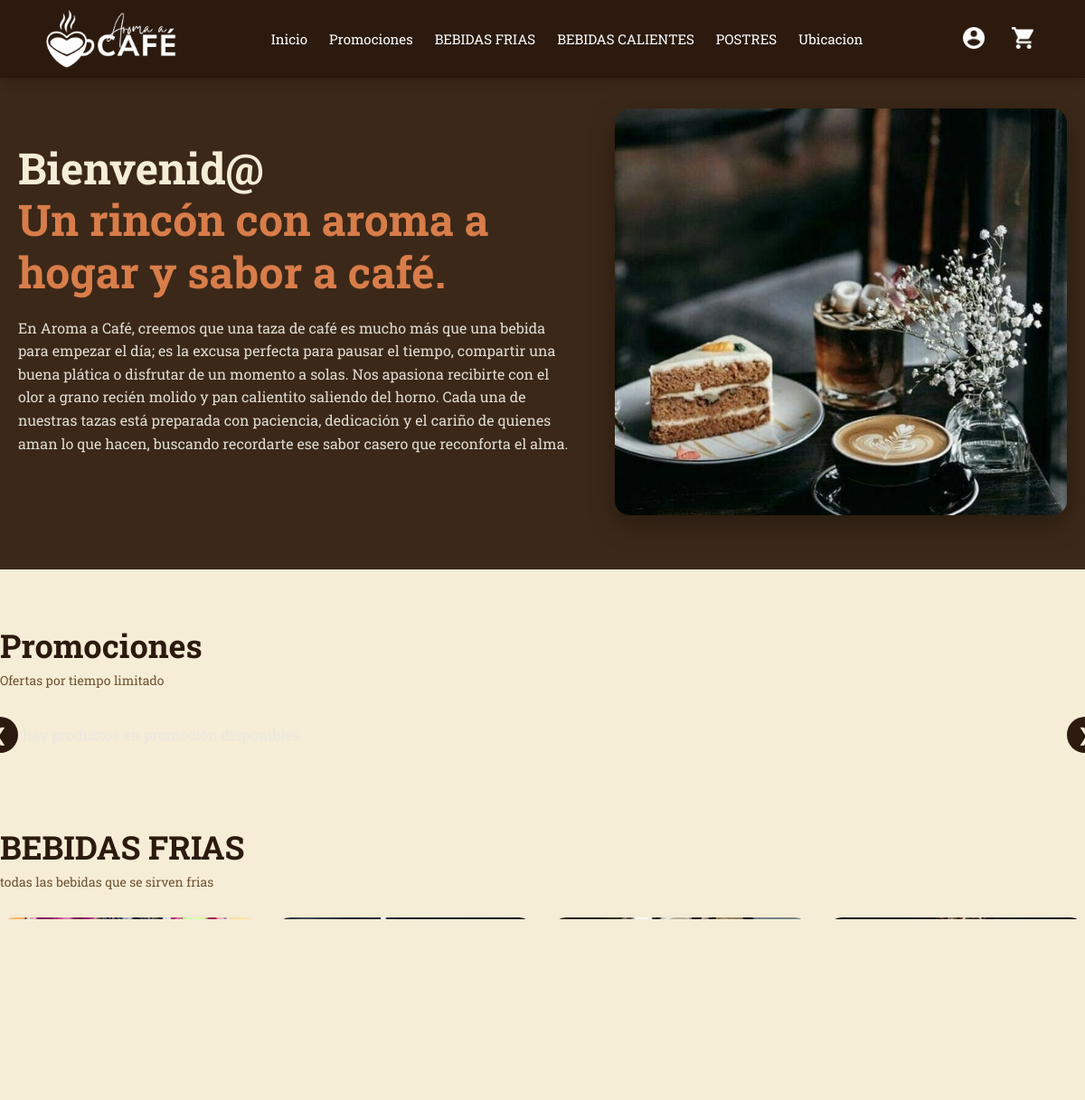
The app's page / (upper part), older data.
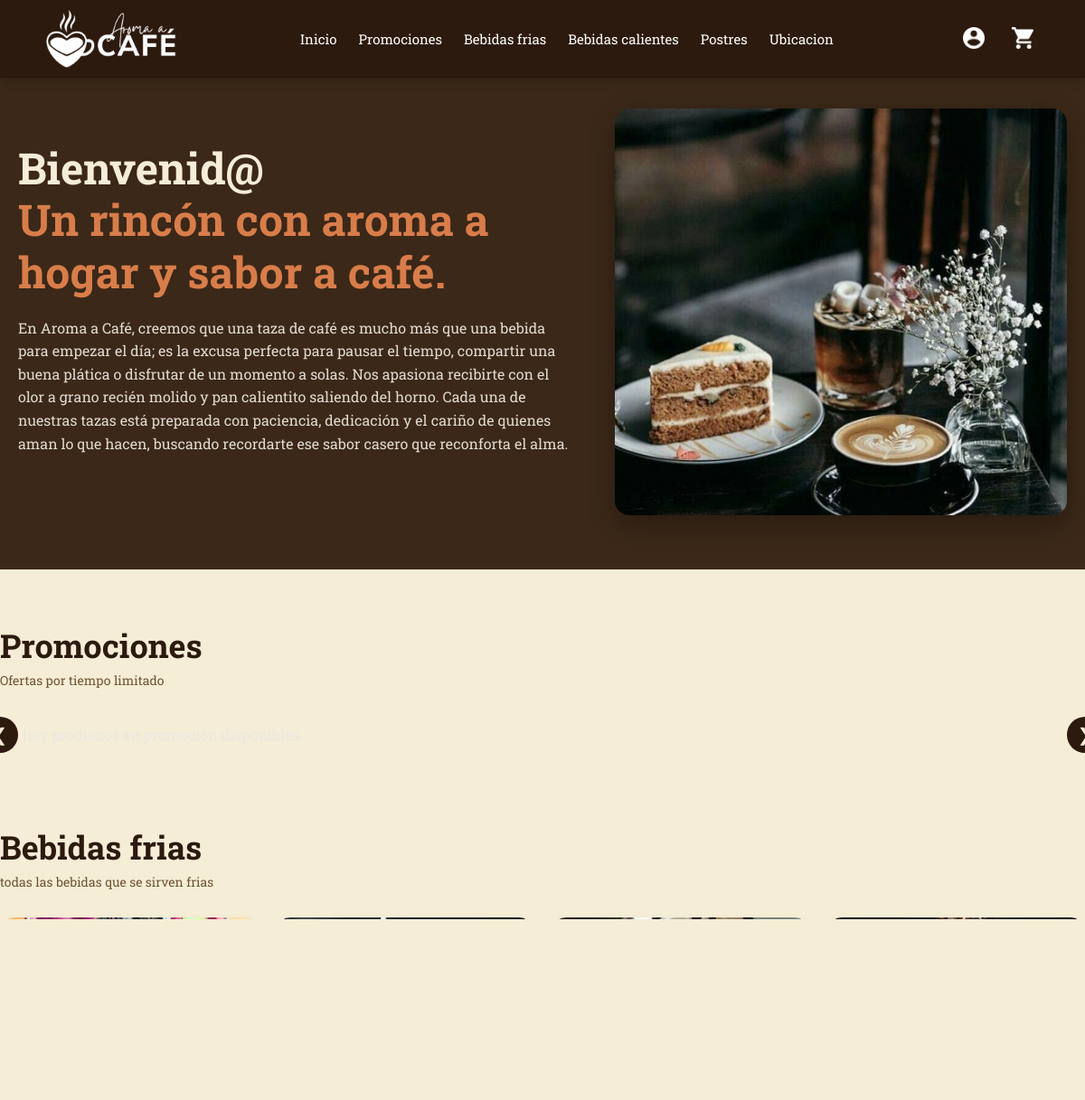
The same page, newer data.
### tables this page shows
CREATE TABLE `categorias` (
  `id_categoria` int(11) NOT NULL,
  `nombre` varchar(30) NOT NULL,
  `descripcion` varchar(100) DEFAULT NULL
);

CREATE TABLE `productos` (
  `id_producto` int(11) NOT NULL,
  `nombre` varchar(30) NOT NULL,
  `descripcion` text DEFAULT NULL,
  `id_categoria` int(11) DEFAULT NULL,
  `precio` decimal(10,2) NOT NULL,
  `imagen_url` varchar(255) DEFAULT NULL,
  `tiene_promocion` tinyint(1) DEFAULT 0,
  `etiqueta_promo` varchar(30) DEFAULT NULL,
  `precio_descuento` decimal(10,2) DEFAULT NULL
);

### index.php (the view, shortened to what this page needs)
<?php
require_once 'config/conexion.php';
$sqlCategorias = "
    SELECT
        id_categoria,
        nombre,
        descripcion
    FROM categorias
    ORDER BY id_categoria ASC
";
$categoriasResultado = $conexion->query($sqlCategorias);
$categorias = $categoriasResultado ? $categoriasResultado->fetchAll(PDO::FETCH_ASSOC) : [];
$sqlProductos = "
    SELECT
        p.id_producto,
        p.nombre,
        p.descripcion,
        p.id_categoria,
        p.precio,
        p.imagen_url,
        p.tiene_promocion,
        p.etiqueta_promo,
        p.precio_descuento
    FROM productos AS p
    ORDER BY p.id_categoria ASC, p.id_producto ASC
";
$productosResultado = $conexion->query($sqlProductos);
$productosPorCategoria = [];
$productosPromocion = [];
if ($productosResultado) {
    while ($producto = $productosResultado->fetch(PDO::FETCH_ASSOC)) {
        $idCategoria = (int) $producto['id_categoria'];
        $productosPorCategoria[$idCategoria][] = $producto;
    }
}
?>
<!DOCTYPE html>
<html lang="es">
<head>
    <link rel="stylesheet" href="css/header-menu.css">
    <link rel="stylesheet" href="css/footer.css">
    <link rel="stylesheet" href="css/menu.css">
</head>
<body>
    <?php include("includes/header-menu.php"); ?>
    <section id="inicio" class="hero">
        <div class="container hero-content">
            <div class="hero-txt">
                <h1>Bienvenid@<br><span>Un rincón con aroma a hogar y sabor a café.</span></h1>
                <p>En Aroma a Café, creemos que una taza de café es mucho más que una bebida para empezar el día; es la excusa perfecta para pausar el tiempo, compartir una buena plática o disfrutar de un momento a solas.
Nos apasiona recibirte con el olor a grano recién molido y pan calientito saliendo del horno. Cada una de nuestras tazas está preparada con paciencia, dedicación y el cariño de quienes aman lo que hacen, buscando recordarte ese sabor casero que reconforta el alma.
</p>
            </div>
            <div class="hero-img">
                <img id="PromoImagen" src="img/productos/Postres/producto_6a658017028190.67328164.jpeg" alt="Delicias de café y helado" alt="Promociones">
            </div>
        </div>
    </section>
    <section id="promociones" class="categoria-seccion container">
        <h2>Promociones</h2>
        <p class="subtitulo">Ofertas por tiempo limitado</p>
        <div class="carousel-wrapper">
            <button class="carousel-btn" id="btn-prev">❮</button>
            <div class="carrusel-container" id="promos-carousel">
                <?php if (!empty($productosPromocion)): ?>
                    <?php foreach ($productosPromocion as $producto): ?>
                        <?php $precioFinalPromocion = !empty($producto['precio_descuento']) ? (float) $producto['precio_descuento'] : (float) $producto['precio']; ?>
                        <div class="box">
                            <div class="tag-oferta"><?= htmlspecialchars(!empty($producto['etiqueta_promo']) ? $producto['etiqueta_promo'] : 'Promoción', ENT_QUOTES, 'UTF-8') ?></div>
                            <?php if (!empty($producto['imagen_url'])): ?>
                                <img src="img/productos/<?= htmlspecialchars($producto['imagen_url'], ENT_QUOTES, 'UTF-8') ?>" alt="<?= htmlspecialchars($producto['nombre'], ENT_QUOTES, 'UTF-8') ?>">
                            <?php endif; ?>
                            <div class="product-txt">
                                <h3><?= htmlspecialchars($producto['nombre'], ENT_QUOTES, 'UTF-8') ?></h3>
                                <p><?= htmlspecialchars($producto['descripcion'], ENT_QUOTES, 'UTF-8') ?></p>
                                <div class="producto-footer">
                                    <span class="precio-anterior">$<?= number_format((float) $producto['precio'], 2) ?></span>
                                    <span class="precio-promo">$<?= number_format($precioFinalPromocion, 2) ?></span>
                                    <button
                                        class="btn-agCarrito"
                                        data-id="<?= (int) $producto['id_producto'] ?>"
                                        data-nombre="<?= htmlspecialchars($producto['nombre'], ENT_QUOTES, 'UTF-8') ?>"
                                        data-precio="<?= $precioFinalPromocion ?>"
                                        data-imagen="<?= htmlspecialchars($producto['imagen_url'], ENT_QUOTES, 'UTF-8') ?>"
                                    >Agregar</button>
                                </div>
                            </div>
                        </div>
                    <?php endforeach; ?>
                <?php else: ?>
                    <p>No hay productos en promoción disponibles.</p>
                <?php endif; ?>
            </div>
            <button class="carousel-btn" id="btn-next">❯</button>
        </div>
    </section>
    <?php foreach ($categorias as $categoria): ?>
        <?php
            $idCategoria = (int) $categoria['id_categoria'];
            $productosCategoria = $productosPorCategoria[$idCategoria] ?? [];
        ?>
        <section id="categoria-<?= $idCategoria ?>" class="categoria-seccion container">
            <h2><?= htmlspecialchars($categoria['nombre'], ENT_QUOTES, 'UTF-8') ?></h2>
            <?php if (!empty($categoria['descripcion'])): ?>
                <p class="subtitulo">
                    <?= htmlspecialchars($categoria['descripcion'], ENT_QUOTES, 'UTF-8') ?>
                </p>
            <?php endif; ?>
            <div class="box-container limit-grid">
                <?php if (!empty($productosCategoria)): ?>
                    <?php $contador = 0;
                    foreach ($productosCategoria as $producto):
                        $contador++;
                        $claseProducto = $contador <= 4 ? 'product-item' : 'product-item-extra';
                    ?>
                    <div class="box <?= $claseProducto ?>">
                        <?php if (!empty($producto['imagen_url'])): ?>
                            <img
                                src="img/productos/<?= htmlspecialchars($producto['imagen_url'], ENT_QUOTES, 'UTF-8') ?>"
                                alt="<?= htmlspecialchars($producto['nombre'], ENT_QUOTES, 'UTF-8') ?>"
                            >
                        <?php endif; ?>
                    </div>
                    <?php endforeach; ?>
                <?php else: ?>
                    <p>No hay productos disponibles en esta categoría.</p>
                <?php endif; ?>
            </div>
        </section>
    <?php endforeach; ?>
    <script src="js/menu.js"></script> </body>
</html>

### includes/header-menu.php (shortened to what this page needs)
<?php
require_once __DIR__ . '/../config/conexion.php';
try {
    $stmtCategoriasMenu = $conexion->query(
        "SELECT id_categoria, nombre FROM categorias ORDER BY id_categoria ASC"
    );
    $categoriasMenu = $stmtCategoriasMenu ? $stmtCategoriasMenu->fetchAll(PDO::FETCH_ASSOC) : [];
} catch (PDOException $e) {
    $categoriasMenu = [];
}
?>
<header id="main-header" class="site-header">
    <div class="header-container">
        <a href="index.php#inicio" class="header-brand">
            <img
                src="img/Logo/logotipo.jpeg"
                alt="logotipo de Aroma a Café"
                class="header-isotipo"
            >
        </a>
        <nav class="header-navbar" id="header-navbar" aria-label="Menú principal">
            <ul class="header-menu" id="header-menu">
                <li><a href="index.php#inicio">Inicio</a></li>
                <li><a href="index.php#promociones">Promociones</a></li>
                <?php foreach ($categoriasMenu as $categoriaMenu): ?>
                    <li>
                        <a href="index.php#categoria-<?= (int) $categoriaMenu['id_categoria'] ?>">
                            <?= htmlspecialchars($categoriaMenu['nombre'], ENT_QUOTES, 'UTF-8') ?>
                        </a>
                    </li>
                <?php endforeach; ?>
                <li><a href="index.php#nosotros">Ubicacion</a></li>
            </ul>
        </nav>
        <div class="header-actions">
            <?php if (isset($_SESSION['id_usuario'])): ?>
                <span class="nombre-usuario" style="margin-right: 15px; font-weight: 600; color: white;">
                    Hola, <?php echo htmlspecialchars($_SESSION['nombre'], ENT_QUOTES, 'UTF-8'); ?>
                </span>
                <a href="logout.php" class="header-icon-btn" style="text-decoration: none; color: #f18aa2; font-weight: bold; margin-right: 15px;" aria-label="Cerrar sesión">
                    Cerrar sesión
                </a>
            <?php else: ?>
                <button type="button" class="header-icon-btn" id="boton-login" aria-label="Iniciar sesión">
                    <img src="img/iconos/icon-usuario.png" alt="Iniciar sesión">
                </button>
            <?php endif; ?>
            <button type="button" class="header-icon-btn" id="boton-carrito" aria-label="Ver carrito">
                <img src="img/iconos/icon-carrito.png" alt="Ver carrito">
            </button>
        </div>
    </div>
</header>

### css/header-menu.css (style rules this page uses)
.site-header { position: fixed; top: 0; left: 0; width: 100%; z-index: 2000; background-color: #2C1A0E; border-bottom: 1px solid rgba(0, 0, 0, 0.2); box-shadow: 0 3px 12px rgba(0, 0, 0, 0.2); transition: top 0.4s ease; }
.header-container { width: min(1200px, 92%); min-height: 75px; margin: 0 auto; padding: 10px 0; display: flex; align-items: center; justify-content: space-between; gap: 25px; box-sizing: border-box; }
.header-brand { display: flex; align-items: center; flex-shrink: 0; color: #ffffff; text-decoration: none; }
.header-isotipo { width: 150px; height: auto; object-fit: contain; display: block; }
.header-navbar { flex: 1; }
.header-menu { margin: 0; padding: 0; display: flex; align-items: center; justify-content: center; gap: 24px; list-style: none; }
.header-menu li { margin: 0; padding: 0; }
.header-menu a { position: relative; color: #ffffff; font-family: "Roboto Slab", serif; font-size: 15px; font-weight: 400; text-decoration: none; white-space: nowrap; transition: color 0.3s ease; }
.header-menu a::after { content: ""; position: absolute; left: 0; bottom: -6px; width: 0; height: 2px; background-color: #c87444; transition: width 0.3s ease; }
.header-actions { display: flex; align-items: center; gap: 12px; flex-shrink: 0; }
.header-icon-btn { width: 42px; height: 42px; padding: 8px; display: flex; align-items: center; justify-content: center; background-color: transparent; border: none; border-radius: 50%; cursor: pointer; transition: background-color 0.3s ease, transform 0.2s ease; }
.header-icon-btn img { width: 24px; height: 24px; object-fit: contain; }

### css/menu.css (style rules this page uses)
* { margin: 0; padding: 0; box-sizing: border-box; }
a { text-decoration: none; }
ul { list-style: none; }
body { font-family: "Roboto Slab", serif; background-color: #F5EDD6; color: #ebe7e4; }
.container { max-width: 1200px; margin: 0 auto; padding: 0 20px; }
#inicio.hero { background-color: #3b2818; padding-top: 120px; padding-bottom: 60px; }
.hero-content { display: flex; align-items: center; justify-content: space-between; gap: 40px; }
.hero-txt { flex: 1; color: #F5EDD6; }
.hero-txt h1 { font-size: 48px; margin-bottom: 20px; line-height: 1.2; }
.hero-txt h1 span { color: #d87d4a; }
.hero-txt p { font-size: 16px; color: #e0dcd3; margin-bottom: 30px; line-height: 1.6; }
.hero-img { flex: 1; display: flex; justify-content: center; width: 100%; max-width: 500px; height: 450px; border-radius: 16px; object-fit: cover; }
.hero-img img { width: 100%; max-width: 500px; border-radius: 16px; object-fit: cover; box-shadow: 0 10px 30px rgba(0,0,0,0.3); }
.categoria-seccion { padding: 60px 0 20px 0; }
.categoria-seccion h2 { font-size: 36px; color: #2C1A0E; margin-bottom: 5px; }
.categoria-seccion .subtitulo { font-size: 14px; color: #705335; margin-bottom: 30px; }
.carousel-wrapper { position: relative; display: flex; align-items: center; }
.carousel-btn { background-color: #2C1A0E; color: #F5EDD6; border: none; border-radius: 50%; width: 40px; height: 40px; font-size: 20px; cursor: pointer; position: absolute; z-index: 10; transition: background 0.3s; }
#btn-prev { left: -20px; }
#btn-next { right: -20px; }
.carrusel-container { display: flex; overflow-x: auto; scroll-snap-type: x proximity; gap: 20px; padding: 10px 0; scroll-behavior: smooth; width: 100%; overscroll-behavior-x: contain; }
.limit-grid { display: grid; grid-template-columns: repeat(4, 1fr); gap: 20px; }
.box { background-color: #FFF8E7; border-radius: 16px; overflow: hidden; box-shadow: 0 4px 12px rgba(0, 0, 0, 0.05); transition: transform 0.3s, box-shadow 0.3s; position: relative; display: flex; flex-direction: column; }
.box img { width: 100%; height: 200px; object-fit: cover; }
section { scroll-margin-top: 100px; }

Row changes from the older to the newer data that the page shows:
changed categorias "todas las bebidas que se sirven frias": nombre "BEBIDAS FRIAS" → "Bebidas frias"
changed categorias: nombre "BEBIDAS CALIENTES" → "Bebidas calientes"
changed categorias: nombre "POSTRES" → "Postres"
